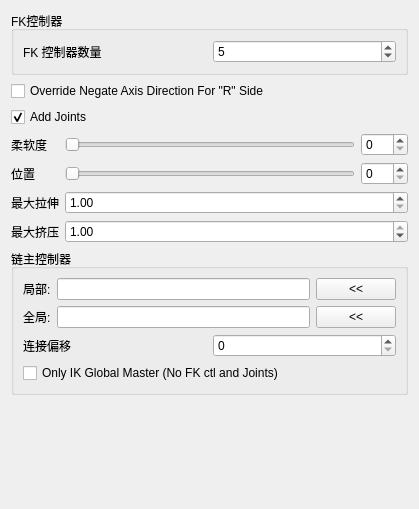
<?xml version="1.0" encoding="UTF-8"?>
<ui version="4.0">
 <class>Form</class>
 <widget class="QWidget" name="Form">
  <property name="geometry">
   <rect>
    <x>0</x>
    <y>0</y>
    <width>419</width>
    <height>509</height>
   </rect>
  </property>
  <property name="windowTitle">
   <string>表单</string>
  </property>
  <layout class="QVBoxLayout" name="verticalLayout">
   <item>
    <widget class="QGroupBox" name="groupBox_3">
     <property name="title">
      <string>FK控制器</string>
     </property>
     <layout class="QGridLayout" name="gridLayout_4">
      <item row="0" column="0">
       <layout class="QHBoxLayout" name="horizontalLayout_2">
        <item>
         <widget class="QLabel" name="fkNb_label">
          <property name="text">
           <string>FK 控制器数量</string>
          </property>
         </widget>
        </item>
        <item>
         <widget class="QSpinBox" name="fkNb_spinBox">
          <property name="minimum">
           <number>1</number>
          </property>
          <property name="maximum">
           <number>999</number>
          </property>
          <property name="value">
           <number>5</number>
          </property>
         </widget>
        </item>
       </layout>
      </item>
     </layout>
    </widget>
   </item>
   <item>
    <widget class="QCheckBox" name="overrideNegate_checkBox">
     <property name="text">
      <string notr="true">Override Negate Axis Direction For &quot;R&quot; Side</string>
     </property>
    </widget>
   </item>
   <item>
    <widget class="QCheckBox" name="addJoints_checkBox">
     <property name="text">
      <string notr="true">Add Joints</string>
     </property>
     <property name="checked">
      <bool>true</bool>
     </property>
    </widget>
   </item>
   <item>
    <layout class="QFormLayout" name="formLayout">
     <property name="fieldGrowthPolicy">
      <enum>QFormLayout::AllNonFixedFieldsGrow</enum>
     </property>
     <item row="0" column="0">
      <widget class="QLabel" name="softness_label">
       <property name="text">
        <string>柔软度</string>
       </property>
      </widget>
     </item>
     <item row="0" column="1">
      <layout class="QHBoxLayout" name="horizontalLayout_3">
       <item>
        <widget class="QSlider" name="softness_slider">
         <property name="minimumSize">
          <size>
           <width>0</width>
           <height>15</height>
          </size>
         </property>
         <property name="maximum">
          <number>100</number>
         </property>
         <property name="orientation">
          <enum>Qt::Horizontal</enum>
         </property>
        </widget>
       </item>
       <item>
        <widget class="QSpinBox" name="softness_spinBox">
         <property name="maximum">
          <number>100</number>
         </property>
        </widget>
       </item>
      </layout>
     </item>
     <item row="1" column="0">
      <widget class="QLabel" name="softness_label_2">
       <property name="text">
        <string>位置</string>
       </property>
      </widget>
     </item>
     <item row="1" column="1">
      <layout class="QHBoxLayout" name="horizontalLayout_4">
       <item>
        <widget class="QSlider" name="position_slider">
         <property name="minimumSize">
          <size>
           <width>0</width>
           <height>15</height>
          </size>
         </property>
         <property name="maximum">
          <number>100</number>
         </property>
         <property name="orientation">
          <enum>Qt::Horizontal</enum>
         </property>
        </widget>
       </item>
       <item>
        <widget class="QSpinBox" name="position_spinBox">
         <property name="maximum">
          <number>100</number>
         </property>
        </widget>
       </item>
      </layout>
     </item>
     <item row="2" column="0">
      <widget class="QLabel" name="maxStretch_label">
       <property name="sizePolicy">
        <sizepolicy hsizetype="MinimumExpanding" vsizetype="MinimumExpanding">
         <horstretch>0</horstretch>
         <verstretch>0</verstretch>
        </sizepolicy>
       </property>
       <property name="text">
        <string>最大拉伸</string>
       </property>
      </widget>
     </item>
     <item row="2" column="1">
      <widget class="QDoubleSpinBox" name="maxStretch_spinBox">
       <property name="sizePolicy">
        <sizepolicy hsizetype="MinimumExpanding" vsizetype="Fixed">
         <horstretch>0</horstretch>
         <verstretch>0</verstretch>
        </sizepolicy>
       </property>
       <property name="minimum">
        <double>1.000000000000000</double>
       </property>
       <property name="singleStep">
        <double>0.100000000000000</double>
       </property>
       <property name="value">
        <double>1.000000000000000</double>
       </property>
      </widget>
     </item>
     <item row="3" column="0">
      <widget class="QLabel" name="maxSquash_label">
       <property name="sizePolicy">
        <sizepolicy hsizetype="MinimumExpanding" vsizetype="MinimumExpanding">
         <horstretch>0</horstretch>
         <verstretch>0</verstretch>
        </sizepolicy>
       </property>
       <property name="text">
        <string>最大挤压</string>
       </property>
      </widget>
     </item>
     <item row="3" column="1">
      <widget class="QDoubleSpinBox" name="maxSquash_spinBox">
       <property name="sizePolicy">
        <sizepolicy hsizetype="MinimumExpanding" vsizetype="Fixed">
         <horstretch>0</horstretch>
         <verstretch>0</verstretch>
        </sizepolicy>
       </property>
       <property name="minimum">
        <double>0.100000000000000</double>
       </property>
       <property name="maximum">
        <double>1.000000000000000</double>
       </property>
       <property name="singleStep">
        <double>0.100000000000000</double>
       </property>
       <property name="value">
        <double>1.000000000000000</double>
       </property>
      </widget>
     </item>
    </layout>
   </item>
   <item>
    <widget class="QGroupBox" name="groupBox_4">
     <property name="sizePolicy">
      <sizepolicy hsizetype="Minimum" vsizetype="Minimum">
       <horstretch>0</horstretch>
       <verstretch>0</verstretch>
      </sizepolicy>
     </property>
     <property name="title">
      <string>链主控制器</string>
     </property>
     <layout class="QGridLayout" name="gridLayout_5">
      <item row="0" column="0">
       <layout class="QHBoxLayout" name="horizontalLayout_5">
        <item>
         <widget class="QLabel" name="label">
          <property name="text">
           <string>局部:</string>
          </property>
         </widget>
        </item>
        <item>
         <widget class="QLineEdit" name="masterLocal_lineEdit"/>
        </item>
        <item>
         <widget class="QPushButton" name="masterLocal_pushButton">
          <property name="text">
           <string>&lt;&lt;</string>
          </property>
         </widget>
        </item>
       </layout>
      </item>
      <item row="1" column="0">
       <layout class="QHBoxLayout" name="horizontalLayout_6">
        <item>
         <widget class="QLabel" name="label_3">
          <property name="text">
           <string>全局:</string>
          </property>
         </widget>
        </item>
        <item>
         <widget class="QLineEdit" name="masterGlobal_lineEdit">
          <property name="toolTip">
           <string>&lt;html&gt;&lt;head/&gt;&lt;body&gt;&lt;p&gt;全局主控制器仅连接到 IK 控制器&lt;/p&gt;&lt;/body&gt;&lt;/html&gt;</string>
          </property>
         </widget>
        </item>
        <item>
         <widget class="QPushButton" name="masterGlobal_pushButton">
          <property name="text">
           <string>&lt;&lt;</string>
          </property>
         </widget>
        </item>
       </layout>
      </item>
      <item row="2" column="0">
       <layout class="QHBoxLayout" name="horizontalLayout_7">
        <item>
         <widget class="QLabel" name="jntNb_label_3">
          <property name="text">
           <string>连接偏移</string>
          </property>
         </widget>
        </item>
        <item>
         <widget class="QSpinBox" name="cnxOffset_spinBox">
          <property name="toolTip">
           <string>&lt;html&gt;&lt;head/&gt;&lt;body&gt;&lt;p&gt;偏移主链和从链之间连接的索引值。例如，如果从链需要从主链的第二段开始旋转，则偏移值为 1。&lt;/p&gt;&lt;p&gt;&lt;span style=&quot; font-weight:600;&quot;&gt;警告&lt;/span&gt;：如果连接超出索引范围，将回退到连接主链的最新分段&lt;/p&gt;&lt;/body&gt;&lt;/html&gt;</string>
          </property>
          <property name="minimum">
           <number>0</number>
          </property>
          <property name="maximum">
           <number>9999</number>
          </property>
          <property name="value">
           <number>0</number>
          </property>
         </widget>
        </item>
       </layout>
      </item>
      <item row="3" column="0">
       <widget class="QCheckBox" name="isGlobalMaster_checkBox">
        <property name="toolTip">
         <string>&lt;html&gt;&lt;head/&gt;&lt;body&gt;&lt;p&gt;如果组件仅作为全局主控制器，则不需要 FK 控制器。同时确保不创建关节（覆盖"添加关节"选项）&lt;/p&gt;&lt;/body&gt;&lt;/html&gt;</string>
        </property>
        <property name="text">
         <string notr="true">Only IK Global Master (No FK ctl and Joints)</string>
        </property>
        <property name="checked">
         <bool>false</bool>
        </property>
       </widget>
      </item>
     </layout>
    </widget>
   </item>
   <item>
    <spacer name="verticalSpacer">
     <property name="orientation">
      <enum>Qt::Vertical</enum>
     </property>
     <property name="sizeHint" stdset="0">
      <size>
       <width>20</width>
       <height>40</height>
      </size>
     </property>
    </spacer>
   </item>
  </layout>
 </widget>
 <resources/>
 <connections/>
</ui>
